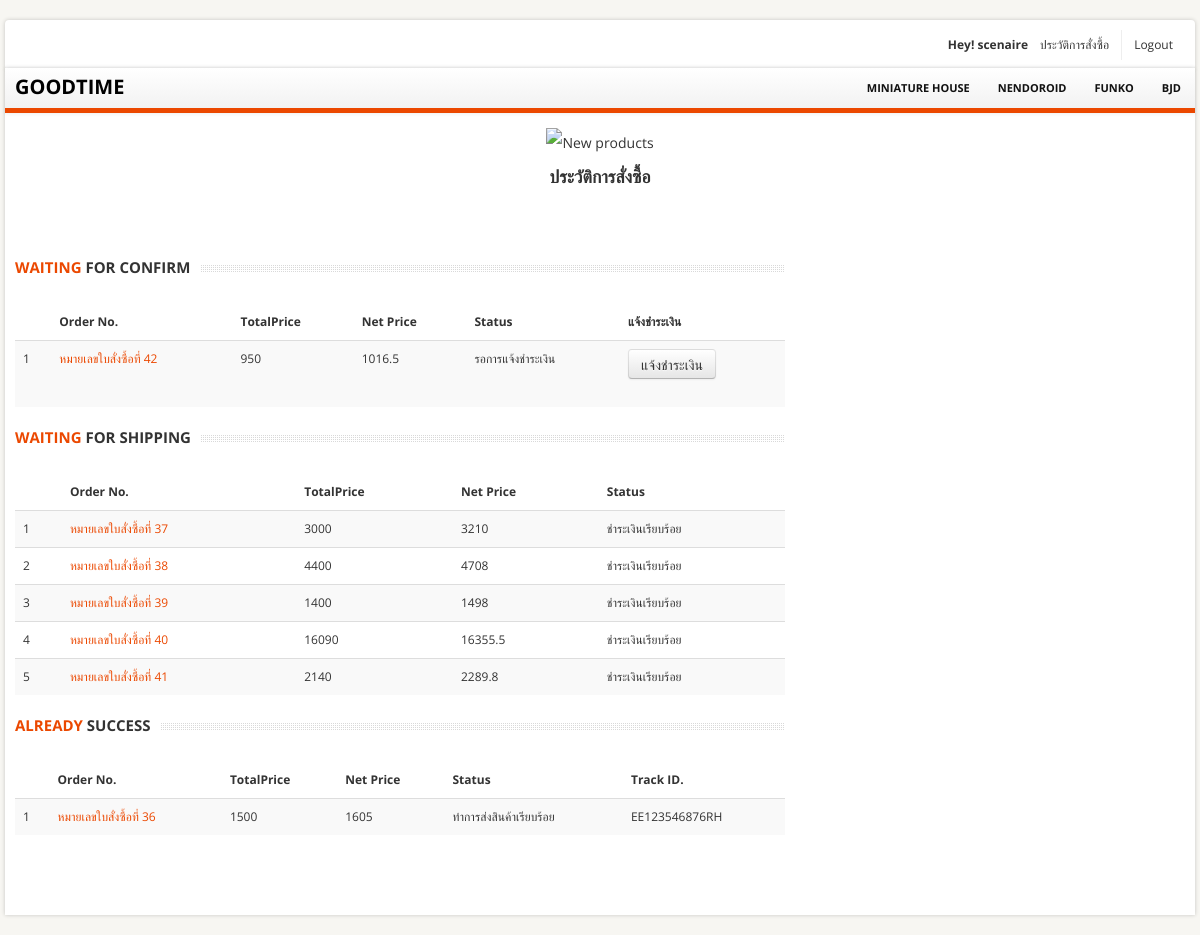
Page /order-profile.php (signed in) on the committed database.
### tables this page shows
CREATE TABLE `productcategories` (
  `CategoryID` int(11) NOT NULL,
  `CategoryName` varchar(50) NOT NULL,
  `CatagoryHeader` varchar(70) NOT NULL
);

CREATE TABLE `orders` (
  `trxID` int(11) NOT NULL,
  `username` varchar(30) NOT NULL,
  `TotalPrice` float NOT NULL,
  `TotalNetPrice` float NOT NULL,
  `Status` tinyint(1) NOT NULL,
  `OrderDate` date NOT NULL,
  `Payment` varchar(50) NOT NULL COMMENT 'จ่ายเงินอย่างไร',
  `PaymentDate` datetime NOT NULL,
  `PromotionID` int(11) DEFAULT NULL
);

CREATE TABLE `shipping` (
  `shippingID` int(11) NOT NULL,
  `trxID` int(11) NOT NULL,
  `ShippingStatus` tinyint(1) NOT NULL,
  `Posttrack` varchar(20) NOT NULL,
  `Name` varchar(70) NOT NULL,
  `Address` varchar(255) NOT NULL
);

### productdb.php (called while the page is built, shortened)
<?php
class productdb {
  public function getAllCategory() {
    require "db.php";
    $sql = "SELECT * FROM productcategories";
    $result = mysqli_query($con,$sql);
    $arr = array();
    while ($data = mysqli_fetch_array($result)) {
      $arr[] = $data;
    }
    return $arr;
  }
}
 ?>

### orderdb.php (called while the page is built, shortened)
<?php
class orderdb {
  public function getOrderbyUsername($customer) {
    include "db.php";
    $sql = "SELECT * FROM orders WHERE username = '$customer'";
    $result = mysqli_query($con,$sql);
    $arr = array();
    while ($data = mysqli_fetch_array($result)) {
      $arr[] = $data;
    }
    return $arr;
  }
  public function getShipping($trxID) {
    require "db.php";
    $sql = "SELECT * FROM shipping WHERE trxID = '$trxID'";
    $run_query = mysqli_query($con,$sql);
    $ID = mysqli_fetch_array($run_query);
    return $ID;
  }
}
 ?>

### order.php (called while the page is built, shortened)
<?php
Class order {
  public function getOrderbyUsername($customer) {
    $orderdb = new orderdb;
    return $orderdb->getOrderbyUsername($customer);
  }
}
 ?>

### shipping.php (called while the page is built, shortened)
<?php
class shipping
{
  private $trxID, $address, $status, $posttrack, $name;
  public function __construct($trxID) {
    $orderdb = new orderdb;
    if (!empty($orderdb->getShipping($trxID))) {
      $temp = $orderdb->getShipping($trxID);
      if (!empty($temp['Posttrack'])) {
        $this->posttrack = $temp['Posttrack'];
      }
    }
  }
  public function getPosttrack() {
    return $this->posttrack;
  }
}
 ?>

### order-profile.php (the view, shortened to what this page needs)
<?php
require_once('product.php');
require_once('productdb.php');
require_once('order.php');
require_once('orderdb.php');
require_once('shipping.php');
 ?>
<!DOCTYPE html>
<html lang="en">
	<head>
		<link href="bootstrap/css/bootstrap.min.css" rel="stylesheet">
		<link href="bootstrap/css/bootstrap-responsive.min.css" rel="stylesheet">
		<link href="themes/css/bootstrappage.css" rel="stylesheet"/>
		<link href="themes/css/main.css" rel="stylesheet"/>
		<link href="themes/css/jquery.fancybox.css" rel="stylesheet"/>
	</head>
    <body>
		<div id="top-bar" class="container">
			<div class="row">
				<div class="span4">
				</div>
				<div class="span8">
					<div class="account pull-right">
						<ul class="user-menu">
              <?php
                if (isset($_SESSION['uid'])) {
                  if ($_SESSION['uid'] == "admin") {
                    echo "<b>Hey! ".$_SESSION['uid']."</b>
     							<li><a href='addProduct.php'>Add Product</a></li>
                  <li><a href='updatetrack.php'>อัพเดทแทรค</a></li>
                  <li><a href='promotion-site.php'>อัพเดทโปรโมชั่น</a></li>
     							<li><a href='logout.php'>Logout</a></li>";
                  }
                  else {
                    echo "<b>Hey! ".$_SESSION['uid']."</b>";
                  echo "<li><a href='order-profile.php'>ประวัติการสั่งซื้อ</a></li>";
                  echo "<li><a href='logout.php'>Logout</a></li>";
                  }
                } else {
                  echo "<li><a href='register.php'>Login</a></li>";
                }
                ?>
						</ul>
					</div>
				</div>
			</div>
		</div>
		<div id="wrapper" class="container">
			<section class="navbar main-menu">
				<div class="navbar-inner main-menu">
					<div class="goodtimelogo">
					<a href="index.php" class="logo pull-left">GOODTIME</a>
				</div>
					<nav id="menu" class="pull-right">
						<ul>
							<?php
							$productdb = new productdb;
							$list = $productdb->getAllCategory();
							foreach ($list as $val) {
								$key = $val['CategoryID'];
								$cat = $val['CategoryName'];
								echo "<li><a href='./product_list.php?pl=$key'>$cat</a></li>";
							}
							 ?>
						</ul>
					</nav>
				</div>
			</section>
			<section class="header_text sub">
			<img class="pageBanner" src="Product_image/nekopara.jpg" alt="New products" >
      <h4><span>ประวัติการสั่งซื้อ</span></h4>
			</section>
			<section class="main-content">
				<div class="row">
					<div class="span9">
						<div class="row">
              <div class="span8">
                <?php
                $order = new order;
                $orderList = $order->getOrderbyUsername($_SESSION['uid']);
                $num = 1;
                $check = array();
                foreach ($orderList as $key) {
                  if (!$key['Status']) {
                    array_push($check,1);
                  }
                }
                if (!empty($check)) {
                  echo "
                  <h4 class='title'><span class='text'><strong>Waiting</strong> For Confirm</span></h4>
                  <table class='table table-striped'>
      							<thead>
      								<tr>
                        <th>   </th>
      									<th>Order No.</th>
      									<th>TotalPrice</th>
      									<th>Net Price</th>
      									<th>Status</th>
                        <th>แจ้งชำระเงิน</th>
      								</tr>
      							</thead>";
                }
                foreach ($orderList as $key) {
                  if (!$key['Status']) {
                    echo "<tr>";
                    $trxID = $key['trxID'];
                    $total = $key['TotalPrice'];
                    $net = $key['TotalNetPrice'];
                    echo "<td>$num</td>
                    <td><a href='checkout-history.php?trx=$trxID'>หมายเลขใบสั่งซื้อที่ ".$trxID."</a></td>
                    <td>$total</td>
                    <td>$net</td>
                    <td>รอการแจ้งชำระเงิน</td>
                    <td><form class='form-inline' action='cart-process.php?trx=".$trxID."' method='POST'>
                      <button class='btn' name='confirmpayment' type='submit'>แจ้งชำระเงิน</button></form></td>
                    </tr>";
                    $num += 1;
                  }
                }
              echo "</tbody></table>";
              $checkShiping = array();
              $checkSuccess = array();
              foreach ($orderList as $key) {
                if ($key['Status']) {
                  $ship = new shipping($key['trxID']);
                  if ($ship->getStatus()) {
                    array_push($checkSuccess,$key);
                  } else {
                    array_push($checkShiping,$key);
                  }
                }
              }
              if (!empty($checkShiping)) {
                echo "
                <h4 class='title'><span class='text'><strong>Waiting</strong> For Shipping</span></h4>
                <table class='table table-striped'>
                 <thead>
                   <tr>
                      <th>   </th>
                     <th>Order No.</th>
                     <th>TotalPrice</th>
                     <th>Net Price</th>
                     <th>Status</th>
                   </tr>
                 </thead>";
              }
                 $num = 1;
                 foreach ($checkShiping as $key) {
                     echo "<tr>";
                     $trxID = $key['trxID'];
                     $total = $key['TotalPrice'];
                     $net = $key['TotalNetPrice'];
                     echo "<td>$num</td>
                     <td><a href='checkout-history.php?trx=$trxID'>หมายเลขใบสั่งซื้อที่ ".$trxID."</a></td>
                     <td>$total</td>
                     <td>$net</td>
                     <td>ชำระเงินเรียบร้อย</td>
                     </tr>";
                     $num += 1;
                 }
                   echo "</tbody></table>";
                   if (!empty($checkSuccess)) {
                     echo "
                     <h4 class='title'><span class='text'><strong>Already</strong> Success</span></h4>
                     <table class='table table-striped'>
                      <thead>
                        <tr>
                           <th>   </th>
                          <th>Order No.</th>
                          <th>TotalPrice</th>
                          <th>Net Price</th>
                          <th>Status</th>
                          <th>Track ID.</th>
                        </tr>
                      </thead>";
                   }
                      $num = 1;
                      foreach ($checkSuccess as $key) {
                          echo "<tr>";
                          $trxID = $key['trxID'];
                          $total = $key['TotalPrice'];
                          $net = $key['TotalNetPrice'];
                          $shipping = new shipping($trxID);
                          $post = $shipping->getPosttrack();
                          echo "<td>$num</td>
                          <td><a href='checkout-history.php?trx=$trxID'>หมายเลขใบสั่งซื้อที่ ".$trxID."</a></td>
                          <td>$total</td>
                          <td>$net</td>
                          <td>ทำการส่งสินค้าเรียบร้อย</td>
                          <td>$post</td>
                          </tr>";
                          $num += 1;
                      }
                        echo "</tbody></table>";
                  ?>
                  <br><br><br>
              </div>
              </div>
						</div>
						</div>
					</div>
    </body>
</html>

### themes/css/main.css (style rules this page uses)
body { font-size: 12px; font-family: 'Open Sans', arial, tahoma, sans-serif; background:#f7f6f2; background-size: cover; }
label, input, button, select, textarea { font-size: 12px; }
ul li a,a { color:#333; outline:0; -webkit-transition: all 0.2s linear; -moz-transition: all 0.2s linear; -o-transition: all 0.2s linear; -ms-transition: all 0.2s linear; transition: all 0.2s linear; }
.goodtimelogo a { color: black; font-size: 20px; margin-top: 9px; font-weight: bold; }
a { color:#eb4800; }
#wrapper,#top-bar { background: #fff; margin: 20px auto 20px auto; box-shadow: 0px 0px 4px 0px rgba(0, 0, 0, 0.2); -moz-box-shadow: 0px 0px 4px 0px rgba(0, 0, 0, 0.2); -webkit-box-shadow: 0px 0px 4px 0px rgba(0, 0, 0, 0.2); padding:0px 10px; }
section.homepage-slider, section.navbar, section.google_map, section#footer-bar, section#copyright { margin-left: -10px; margin-right: -10px; }
section.header_text { background:url(../images/bg_h.png) no-repeat bottom; text-align:center; padding:15px 0 20px 0; font-size:16px; line-height:30px; border-bottom:1px solid #fff; }
section.header_text.sub { font-size:14px; margin-bottom:40px; }
section.header_text.sub h4 { text-transform:uppercase; margin:0; }
#top-bar { background-color:#fff; padding:10px; margin: 20px auto -22px auto; -webkit-border-radius: 4px; -moz-border-radius: 4px; border-radius: 4px; }
#top-bar .user-menu { margin: 0; padding: 0; list-style: none; }
#top-bar .user-menu li { display: inline-block; *display: inline; zoom: 1; border-right: 1px solid #eee; padding: 5px 12px; }
#top-bar .user-menu li:last-child { border-right:0; }
section.navbar { margin-bottom:0; }
.navbar-inner.main-menu { height: 40px; padding-left:10px; padding-right:0; border-right: 0; border-left: 0; border-top: 0; border-bottom:5px solid #eb4800; -webkit-border-radius: 0; -moz-border-radius: 0; border-radius: 0; filter: none; }
.navbar-inner.main-menu a.logo { position:absolute; }
#menu > ul { display: block; margin-left:0; }
#menu > ul > li { list-style: none; float: left; position: relative; margin-right: 0px; }
#menu > ul > li > a { font-size: 11px; color: #111; display: block; text-transform: uppercase; font-weight: bold; text-align: center; padding: 10px 14px; }
h4.title { background: url(../images/line_bar.png) 0 8px repeat-x; padding-bottom:5px; margin-bottom:15px; overflow:hidden; text-transform:uppercase; font-size:15px; min-height:27px; width:100%; }
h4.title strong { color:#eb4800; }
h4.title span.text { background-color:#fff; padding-right:10px; }

### rows in the picture
productcategories: CategoryName "MINIATURE HOUSE"
productcategories: CategoryName "NENDOROID"
productcategories: CategoryName "FUNKO"
productcategories: CategoryName "BJD"
orders: trxID "42", TotalPrice "950", TotalNetPrice "1016.5"
orders: trxID "37", TotalPrice "3000", TotalNetPrice "3210"
orders: trxID "38", TotalPrice "4400", TotalNetPrice "4708"
orders: trxID "39", TotalPrice "1400", TotalNetPrice "1498"
orders: trxID "40", TotalPrice "16090", TotalNetPrice "16355.5"
orders: trxID "41", TotalPrice "2140", TotalNetPrice "2289.8"
orders: trxID "36", TotalPrice "1500", TotalNetPrice "1605", shipping.Posttrack "EE123546876RH"

### other values in the picture
$_SESSION['uid'] "scenaire"
